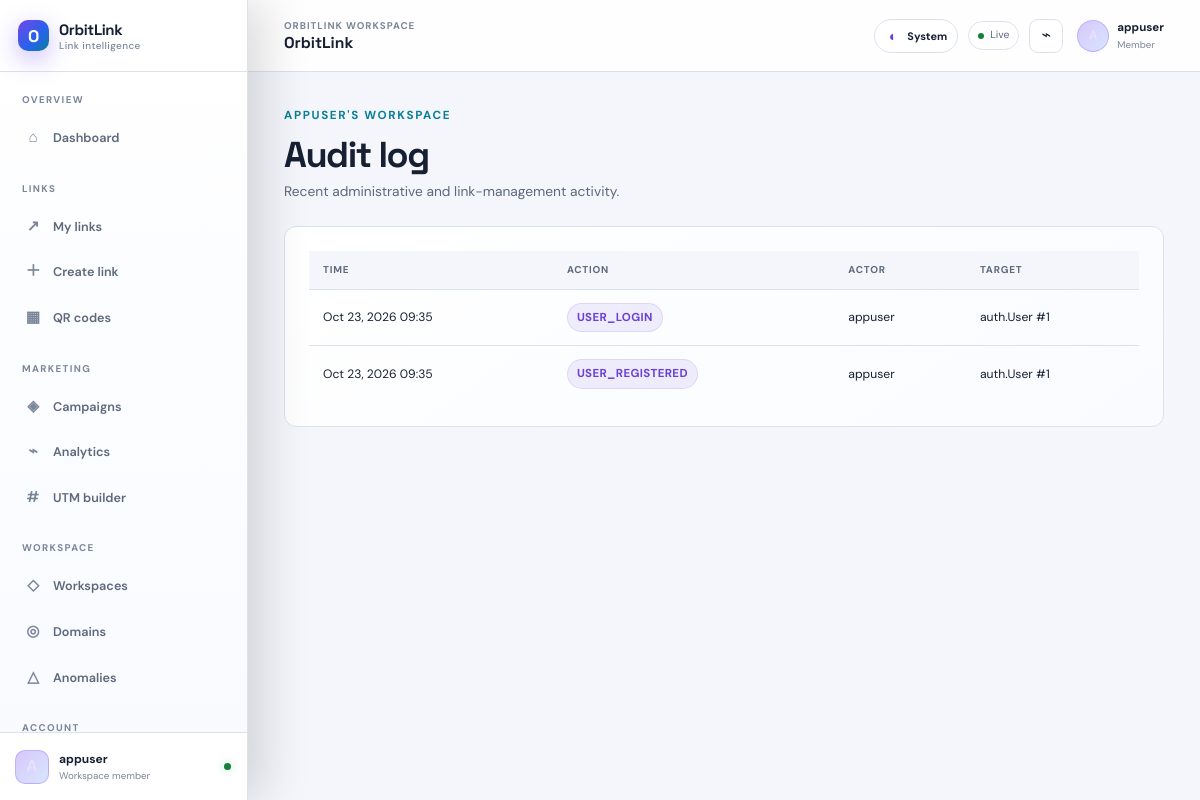
The app's page /audit/ (signed in) with its own data.
### url_short/models.py (models this page shows, shortened)
class Workspace(models.Model):
    name = models.CharField(max_length=120)
    slug = models.SlugField(max_length=140, unique=True)
    owner = models.ForeignKey(
        settings.AUTH_USER_MODEL,
        on_delete=models.PROTECT,
        related_name="owned_workspaces",
    )
    members = models.ManyToManyField(
        settings.AUTH_USER_MODEL,
        through="WorkspaceMembership",
        related_name="workspaces",
    )
    is_active = models.BooleanField(default=True, db_index=True)
    require_link_approval = models.BooleanField(default=False)
    analytics_retention_days = models.PositiveSmallIntegerField(default=90)
    created_at = models.DateTimeField(auto_now_add=True)
    updated_at = models.DateTimeField(auto_now=True)
    class Meta:
        ordering = ("name", "pk")

class AuditLog(models.Model):
    workspace = models.ForeignKey(
        Workspace,
        null=True,
        blank=True,
        on_delete=models.SET_NULL,
        related_name="audit_logs",
    )
    actor = models.ForeignKey(
        settings.AUTH_USER_MODEL,
        null=True,
        blank=True,
        on_delete=models.SET_NULL,
        related_name="audit_events",
    )
    action = models.CharField(max_length=64, db_index=True)
    target_type = models.CharField(max_length=64, blank=True)
    target_id = models.CharField(max_length=64, blank=True)
    metadata = models.JSONField(default=dict, blank=True)
    created_at = models.DateTimeField(auto_now_add=True, db_index=True)
    class Meta:
        ordering = ("-created_at",)
        indexes = [models.Index(fields=("workspace", "-created_at"))]

### url_short/workspace_views.py (the view)
# urls.py: path("audit/", workspace_views.workspace_audit_log, name="workspace_audit_log"),
@login_required
def workspace_audit_log(request):
    workspace = get_current_workspace(request)
    require_workspace_role(request.user, workspace, WorkspaceMembership.Role.ADMIN)
    logs = AuditLog.objects.filter(workspace=workspace).select_related("actor")[:200]
    return render(
        request,
        "workspaces/audit_log.html",
        {"workspace": workspace, "logs": logs},
    )

### url_short/permissions.py (called while the page is built)
def workspace_role(user, workspace):
    if not user.is_authenticated or workspace is None or not workspace.is_active:
        return None
    if user.is_superuser:
        return WorkspaceMembership.Role.OWNER
    membership = WorkspaceMembership.objects.filter(
        workspace=workspace,
        user=user,
        is_active=True,
    ).only("role").first()
    return membership.role if membership else None

def has_workspace_role(user, workspace, minimum_role=WorkspaceMembership.Role.VIEWER):
    role = workspace_role(user, workspace)
    return role is not None and ROLE_RANK[role] >= ROLE_RANK[minimum_role]

def require_workspace_role(user, workspace, minimum_role=WorkspaceMembership.Role.VIEWER):
    if not has_workspace_role(user, workspace, minimum_role):
        raise PermissionDenied("You do not have permission for this workspace action.")

### url_short/selectors.py (called while the page is built)
def get_current_workspace(request):
    memberships = WorkspaceMembership.objects.select_related("workspace").filter(
        user=request.user,
        is_active=True,
        workspace__is_active=True,
    )
    selected_id = request.session.get("workspace_id")
    membership = memberships.filter(workspace_id=selected_id).first() if selected_id else None
    if membership is None:
        membership = memberships.order_by("workspace__created_at", "workspace_id").first()
    workspace = membership.workspace if membership else ensure_personal_workspace(request.user)
    request.session["workspace_id"] = workspace.pk
    return workspace

### templates/workspaces/audit_log.html (shortened to what this page needs)
{% extends "base.html" %}
{% load static %}
{% block styles %}<link rel="stylesheet" href="{% static 'css/operations.css' %}">{% endblock %}
{% block content %}
<section class="ops-shell shell"><header class="ops-heading"><div><span class="eyebrow">{{ workspace.name }}</span><h1>Audit log</h1><p>Recent administrative and link-management activity.</p></div></header>
  <div class="table-wrap glass-card"><table class="ops-table"><thead><tr><th>Time</th><th>Action</th><th>Actor</th><th>Target</th></tr></thead><tbody>
    {% for log in logs %}<tr><td>{{ log.created_at|date:"M j, Y H:i" }}</td><td><span class="status-pill">{{ log.action }}</span></td><td>{{ log.actor.username|default:"System" }}</td><td>{{ log.target_type }}{% if log.target_id %} #{{ log.target_id }}{% endif %}</td></tr>
    {% empty %}<tr><td colspan="4">No audit events yet.</td></tr>{% endfor %}
  </tbody></table></div>
</section>
{% endblock %}

### templates/base.html (shortened to what this page needs)
{% load static %}
<!doctype html>
<html lang="en">
  <head>
    <link rel="stylesheet" href="{% static 'css/base.css' %}">
    <link rel="stylesheet" href="{% static 'css/tokens.css' %}">
    <link rel="stylesheet" href="{% static 'css/layout.css' %}">
    <link rel="stylesheet" href="{% static 'css/components.css' %}">
    {% block styles %}{% endblock %}
    <link rel="stylesheet" href="{% static 'css/theme.css' %}">
  </head>
  <body class="{% if user.is_authenticated %}app-authenticated{% else %}public-page{% endif %} {% block body_class %}{% endblock %}">
    {% if user.is_authenticated %}
      <div class="app-layout">
        {% include "components/sidebar.html" %}
        <div class="app-column">
          {% include "components/topbar.html" %}
          <main id="main-content" class="app-main">
    {% endif %}
      {% block content %}{% endblock %}
    </main>
    {% if user.is_authenticated %}</div></div>{% else %}</div>{% endif %}
  </body>
</html>

### templates/components/sidebar.html (shortened to what this page needs)
{% with current=request.resolver_match.url_name %}
<aside class="app-sidebar" id="app-sidebar" aria-label="Application navigation">
  <div class="sidebar-brand-row"><a class="brand" href="{% url 'home' %}"><span class="brand-mark" aria-hidden="true">O</span><span><b>OrbitLink</b><small>Link intelligence</small></span></a></div>
  <nav class="sidebar-nav">
    <div class="nav-section"><span class="nav-section-label">Overview</span><a class="sidebar-link {% if current == 'dashboard' %}is-active{% endif %}" href="{% url 'dashboard' %}"><span class="nav-icon" aria-hidden="true">⌂</span><span>Dashboard</span></a></div>
    <div class="nav-section"><span class="nav-section-label">Links</span><a class="sidebar-link {% if current == 'my_links' %}is-active{% endif %}" href="{% url 'my_links' %}"><span class="nav-icon" aria-hidden="true">↗</span><span>My links</span></a><a class="sidebar-link {% if current == 'create_link_page' or current == 'create_short_url' %}is-active{% endif %}" href="{% url 'create_link_page' %}"><span class="nav-icon" aria-hidden="true">＋</span><span>Create link</span></a><a class="sidebar-link {% if current == 'qr_library' %}is-active{% endif %}" href="{% url 'qr_library' %}"><span class="nav-icon" aria-hidden="true">▦</span><span>QR codes</span></a></div>
    <div class="nav-section"><span class="nav-section-label">Marketing</span><a class="sidebar-link {% if current == 'campaign_list' or current == 'campaign_create' or current == 'campaign_edit' %}is-active{% endif %}" href="{% url 'campaign_list' %}"><span class="nav-icon" aria-hidden="true">◈</span><span>Campaigns</span></a><a class="sidebar-link" href="{% url 'dashboard' %}#analytics"><span class="nav-icon" aria-hidden="true">⌁</span><span>Analytics</span></a><a class="sidebar-link {% if current == 'utm_builder' %}is-active{% endif %}" href="{% url 'utm_builder' %}"><span class="nav-icon" aria-hidden="true">#</span><span>UTM builder</span></a></div>
    <div class="nav-section"><span class="nav-section-label">Workspace</span><a class="sidebar-link {% if current == 'workspace_list' %}is-active{% endif %}" href="{% url 'workspace_list' %}"><span class="nav-icon" aria-hidden="true">◇</span><span>Workspaces</span></a><a class="sidebar-link {% if current == 'custom_domain_list' %}is-active{% endif %}" href="{% url 'custom_domain_list' %}"><span class="nav-icon" aria-hidden="true">◎</span><span>Domains</span></a><a class="sidebar-link {% if current == 'anomaly_list' %}is-active{% endif %}" href="{% url 'anomaly_list' %}"><span class="nav-icon" aria-hidden="true">△</span><span>Anomalies</span></a></div>
    <div class="nav-section"><span class="nav-section-label">Account</span></div>
  </nav>
  <div class="sidebar-workspace"><span class="workspace-avatar">{{ user.username|first|upper }}</span><span><b>{{ user.username }}</b><small>{% if user.is_staff or user.is_superuser %}Platform administrator{% else %}Workspace member{% endif %}</small></span><span class="online-dot"><span class="sr-only">Online</span></span></div>
</aside>
{% endwith %}

### templates/components/topbar.html (shortened to what this page needs)
{% with current=request.resolver_match.url_name %}
<header class="app-topbar"><div class="topbar-title-group"><button class="sidebar-toggle" type="button" aria-expanded="false" aria-controls="app-sidebar"><span class="sr-only">Open navigation</span></button><div><span class="topbar-kicker">{% if user.is_staff or user.is_superuser %}OrbitLink Platform{% else %}OrbitLink Workspace{% endif %}</span><strong>{% if current == 'dashboard' %}Dashboard{% elif current == 'my_links' %}My links{% elif current == 'create_link_page' or current == 'create_short_url' %}Create link{% elif current == 'qr_library' %}QR codes{% elif current == 'campaign_list' %}Campaigns{% elif current == 'custom_domain_list' %}Custom domains{% elif current == 'workspace_list' %}Workspaces{% elif current == 'anomaly_list' %}Anomalies{% elif current == 'admin_dashboard' %}Platform operations{% elif current == 'system_health' %}System health{% elif current == 'platform_report_list' %}Abuse reports{% elif current == 'account_settings' %}Settings{% else %}OrbitLink{% endif %}</strong></div></div><div class="topbar-actions">{% include "components/theme_switcher.html" %}<span class="environment-pill"><i></i> Live</span><a class="topbar-icon" href="{% url 'anomaly_list' %}" aria-label="View alerts">⌁</a><a class="topbar-profile" href="{% url 'account_settings' %}"><span class="profile-avatar">{{ user.username|first|upper }}</span><span><b>{{ user.username }}</b><small>{% if user.is_staff or user.is_superuser %}Administrator{% else %}Member{% endif %}</small></span></a></div></header>
{% endwith %}

### templates/components/theme_switcher.html
<button class="theme-toggle" type="button" data-theme-toggle aria-label="Theme: System. Activate to switch to Light" title="Switch theme">
  <span class="theme-toggle-icon" data-theme-icon aria-hidden="true">◐</span>
  <span class="theme-toggle-label" data-theme-label>System</span>
</button>

### url_short/static/css/base.css (style rules this page uses)
:root { --bg: #080b16; --bg-soft: #0d1224; --surface: rgba(255, 255, 255, 0.065); --surface-2: rgba(255, 255, 255, 0.1); --purple: #9b6cff; --purple-deep: #7547f5; --blue: #4388ff; --cyan: #2de2e6; --text: #f6f7ff; --muted: #9ca6bd; --border: rgba(255, 255, 255, 0.12); --success: #4ade80; --danger: #fb7185; --warning: #fbbf24; --shadow: 0 24px 80px rgba(0, 0, 0, 0.34); --radius: 20px; --radius-sm: 12px; --shell: 1180px; }
* { box-sizing: border-box; }
html { scroll-behavior: smooth; color-scheme: dark; }
body { min-height: 100vh; margin: 0; color: var(--text); background: radial-gradient(circle at 15% 5%, rgba(117, 71, 245, 0.16), transparent 30rem), radial-gradient(circle at 85% 22%, rgba(45, 226, 230, 0.09), transparent 28rem), var(--bg); font-family: "DM Sans", system-ui, sans-serif; line-height: 1.55; }
body::before { content: ""; position: fixed; inset: 0; z-index: -1; opacity: 0.2; background-image: linear-gradient(rgba(255,255,255,.025) 1px, transparent 1px), linear-gradient(90deg, rgba(255,255,255,.025) 1px, transparent 1px); background-size: 48px 48px; mask-image: linear-gradient(to bottom, black, transparent 75%); }
a { color: inherit; text-decoration: none; }
button, input { font: inherit; }
button, a { -webkit-tap-highlight-color: transparent; }
.shell { width: min(calc(100% - 40px), var(--shell)); margin-inline: auto; }
.brand { display: inline-flex; align-items: center; gap: 10px; font: 700 1.05rem "Space Grotesk", sans-serif; letter-spacing: -.02em; }
.brand-mark { display: grid; place-items: center; width: 31px; height: 31px; border-radius: 10px; color: white; background: linear-gradient(135deg, var(--purple), var(--blue) 60%, var(--cyan)); box-shadow: 0 8px 24px rgba(117,71,245,.36); }
.glass-card { border: 1px solid var(--border); border-radius: var(--radius); background: linear-gradient(145deg, rgba(255,255,255,.075), rgba(255,255,255,.035)); box-shadow: var(--shadow); backdrop-filter: blur(14px); }
.eyebrow { display: inline-flex; align-items: center; gap: 9px; color: var(--cyan); font-size: .73rem; font-weight: 700; letter-spacing: .14em; text-transform: uppercase; }

### url_short/static/css/components.css (style rules this page uses)
.app-authenticated .glass-card { border-color: var(--border); border-radius: var(--radius-lg); background: linear-gradient(145deg,rgba(255,255,255,.042),rgba(255,255,255,.018)); box-shadow: 0 16px 45px rgba(0,0,0,.18); backdrop-filter: blur(10px); }
.app-authenticated .dashboard-shell,.app-authenticated .ops-shell { width: 100%; max-width: var(--shell); margin-inline: auto; padding-block: 30px 70px; }
.app-authenticated .dashboard-heading,.app-authenticated .ops-heading { margin-bottom: 24px; align-items: center; }
.app-authenticated .dashboard-heading h1,.app-authenticated .ops-heading h1 { margin: 5px 0 3px; font-size: clamp(1.7rem,3vw,2.45rem); letter-spacing: -.04em; }
.app-authenticated .dashboard-heading p,.app-authenticated .ops-heading p { font-size: .86rem; }
.app-authenticated .table-wrap { border-radius: var(--radius-md); box-shadow: none; }
.app-authenticated .link-table th,.app-authenticated .ops-table th { padding: 11px 14px; color: #657084; font-size: .62rem; background: rgba(255,255,255,.016); }
.app-authenticated .link-table td,.app-authenticated .ops-table td { padding: 13px 14px; font-size: .76rem; }
.status-pill,.badge { border: 1px solid rgba(139,92,246,.16); color: #cbbcff; background: rgba(139,92,246,.1); }

### url_short/static/css/operations.css (style rules this page uses)
.ops-shell { padding-block: 64px 110px; }
.ops-heading { display:flex; align-items:flex-end; justify-content:space-between; gap:24px; margin-bottom:30px; }
.ops-heading h1 { margin:8px 0 6px; font:700 clamp(2.2rem,5vw,4rem) "Space Grotesk"; letter-spacing:-.05em; }
.ops-heading p { margin:0; color:var(--muted); }
.status-pill { display:inline-flex; width:fit-content; padding:5px 9px; border-radius:999px; color:#cbbcff; background:rgba(155,108,255,.12); font-size:.72rem; font-weight:700; letter-spacing:.03em; }
.ops-table { width:100%; border-collapse:collapse; }
.ops-table th,.ops-table td { padding:15px 18px; border-bottom:1px solid var(--border); text-align:left; vertical-align:middle; }
.ops-table th { color:var(--muted); font-size:.72rem; letter-spacing:.08em; text-transform:uppercase; }
.ops-table tr:last-child td { border-bottom:0; }
.form-card,.secret-reveal,.table-wrap { margin-bottom:20px; padding:24px; }
.table-wrap { overflow:auto; }

### records on screen
Workspace: name "APPUSER'S WORKSPACE"
AuditLog: created_at "Oct 23, 2026 09:35", action "USER_LOGIN", actor.username "appuser", target_type "auth.User", target_id "1"
AuditLog: created_at "Oct 23, 2026 09:35", action "USER_REGISTERED", actor.username "appuser", target_type "auth.User", target_id "1"

### other values on screen
{{ user.username }} "appuser"
